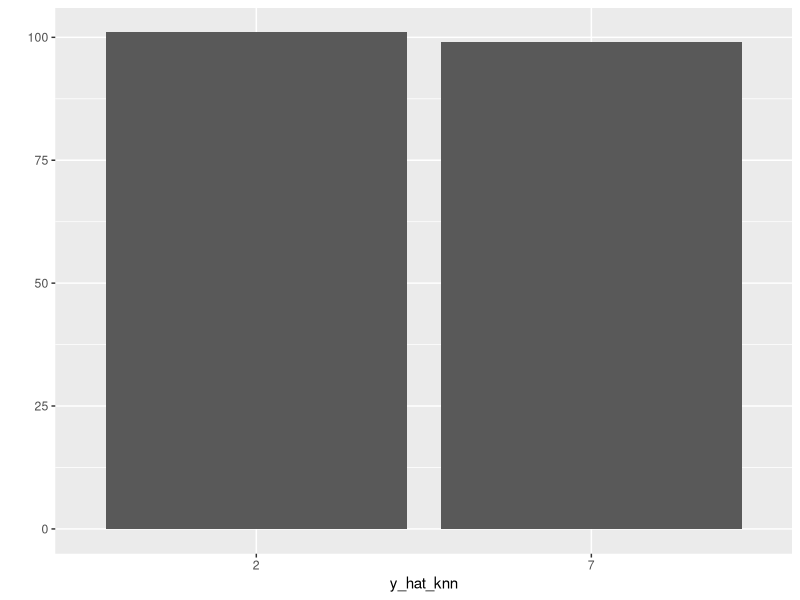
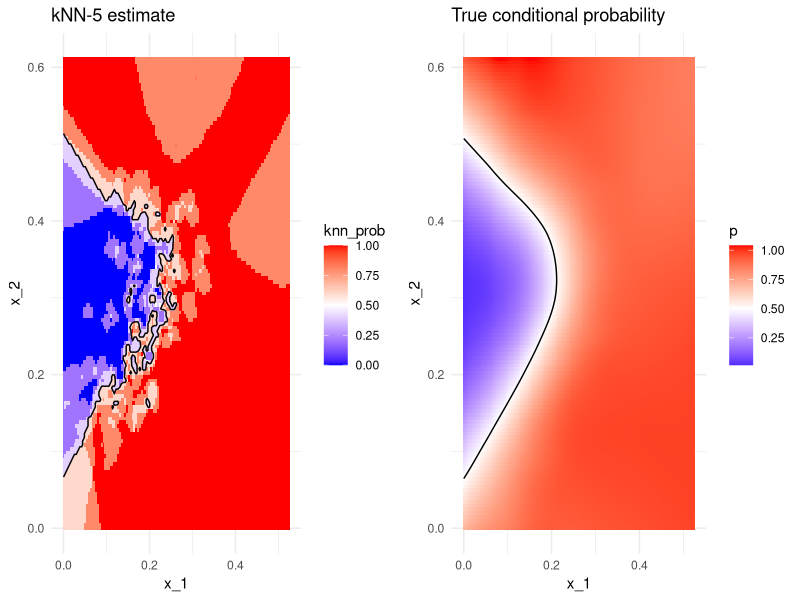

Write the R code that produced these figures, in order.
#Machine Learning 29: Resampling Methods


#k-nearest neighbors
#1.define distance between all observations based on the features
#2.estimate p(x) using mathBfx0 identifying k nearest (neighborhood)
#3.take average of ys associated with p(x)
#larger ks result in smoother estimates

#algorithm implementation
library(dslabs)
library(caret)
knn_fit <- knn3(y ~ .,
                data = mnist_27$train, k = 5)


#predict probability of each class x_1 and x_2
y_hat_knn <- predict(knn_fit,
                     mnist_27$test, type = "class")
confusionMatrix(y_hat_knn,
                mnist_27$test$y)$overall["Accuracy"]
#> Accuracy 
#>    0.815
#>    
qplot(y_hat_knn, data = mnist_27$test)


y_hat_knn <- predict(knn_fit, mnist_27$train, type = "class")
confusionMatrix(y_hat_knn,
                mnist_27$train$y)$overall["Accuracy"]
#> Accuracy 
#>     0.86

y_hat_knn <- predict(knn_fit, mnist_27$test, type = "class")
confusionMatrix(y_hat_knn,
                mnist_27$test$y)$overall["Accuracy"]
#> Accuracy 
#>    0.815

#Axion improvement on code clarity with side by side plots
#of knn-5 estimate and true conditional probability
library(dslabs)
library(caret)
library(ggplot2)
library(dplyr)

# Fit kNN model
knn_fit <- knn3(y ~ ., data = mnist_27$train, k = 5)

# Predict probabilities on grid
grid <- mnist_27$true_p
grid$knn_prob <- predict(knn_fit, grid, type = "prob")[,2]  # Probability of class "7"

# Plot kNN estimate
p1 <- ggplot(grid, aes(x = x_1, y = x_2, fill = knn_prob)) +
  geom_tile() +
  scale_fill_gradient2(low = "blue", mid = "white", high = "red", midpoint = 0.5) +
  geom_contour(aes(z = knn_prob), breaks = 0.5, color = "black") +
  ggtitle("kNN-5 estimate") +
  theme_minimal()

# Plot true conditional probability
p2 <- ggplot(grid, aes(x = x_1, y = x_2, fill = p)) +
  geom_tile() +
  scale_fill_gradient2(low = "blue", mid = "white", high = "red", midpoint = 0.5) +
  geom_contour(aes(z = p), breaks = 0.5, color = "black") +
  ggtitle("True conditional probability") +
  theme_minimal()

# Display side-by-side
library(gridExtra)
grid.arrange(p1, p2, ncol = 2)

  
summary(mnist_27$true_p$x_2)
#Min. 1st Qu.  Median    Mean 3rd Qu.    Max. 
#0.0000  0.1528  0.3056  0.3056  0.4583  0.6111 
